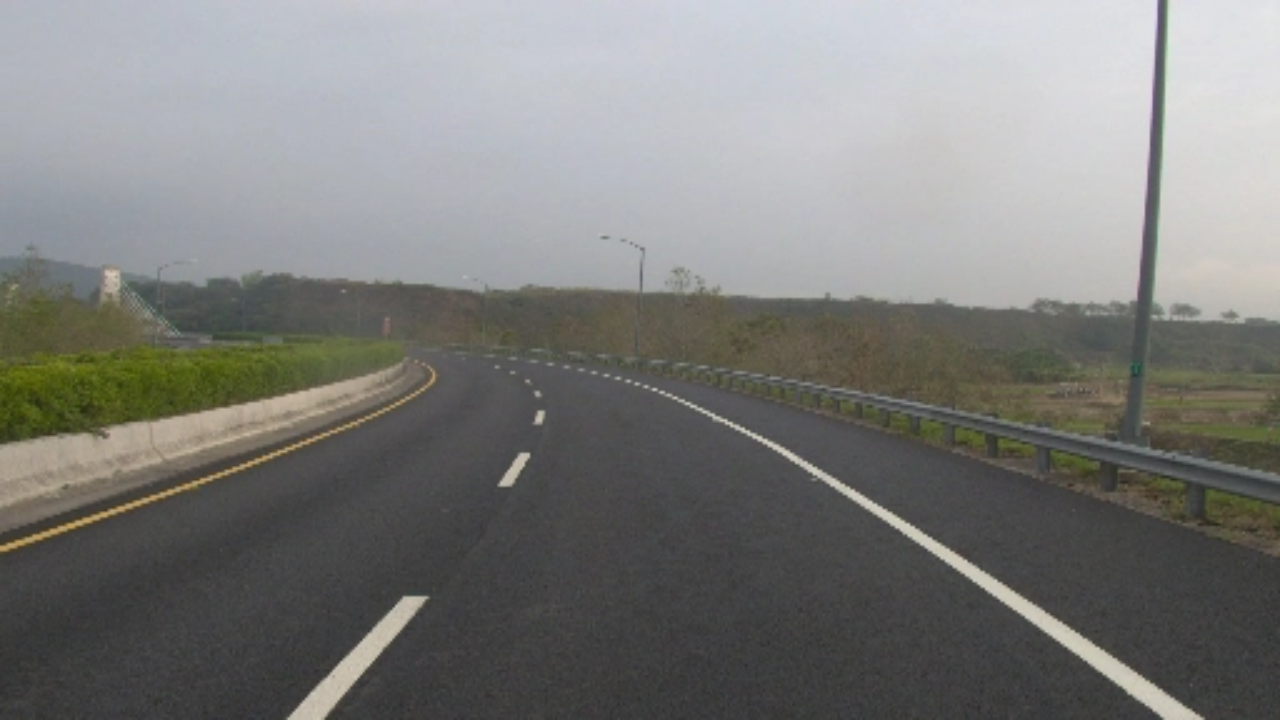
#> input picture test_images/15_171205073052_683_ob.png, 1280 x 720 px; its folder holds only this picture in this run
$ python line_utils.py   (older library calls are emulated)
#> lines starting #> are read from the running program, lines starting #| are printed output that depends on the picture; after the words box and inside, x2 and y2 are one past the last pixel; in counts of white or black regions, pixels touching at a corner belong together
### binarization_utils.py
import cv2
import numpy as np
import glob
import matplotlib.pyplot as plt


# selected threshold to highlight yellow lines
yellow_HSV_th_min = np.array([0, 70, 70])
yellow_HSV_th_max = np.array([50, 255, 255])


def thresh_frame_in_HSV(frame, min_values, max_values, verbose=False):
    """
    Threshold a color frame in HSV space
    """
    HSV = cv2.cvtColor(frame, cv2.COLOR_BGR2HSV)

    min_th_ok = np.all(HSV > min_values, axis=2)
    max_th_ok = np.all(HSV < max_values, axis=2)

    out = np.logical_and(min_th_ok, max_th_ok)

    if verbose:
        plt.imshow(out, cmap='gray')
        plt.show()

    return out


def thresh_frame_sobel(frame, kernel_size):
    """
    Apply Sobel edge detection to an input frame, then threshold the result
    """
    gray = cv2.cvtColor(frame, cv2.COLOR_BGR2GRAY)

    sobel_x = cv2.Sobel(gray, cv2.CV_64F, 1, 0, ksize=kernel_size)
    sobel_y = cv2.Sobel(gray, cv2.CV_64F, 0, 1, ksize=kernel_size)

    sobel_mag = np.sqrt(sobel_x ** 2 + sobel_y ** 2)
    sobel_mag = np.uint8(sobel_mag / np.max(sobel_mag) * 255)

    _, sobel_mag = cv2.threshold(sobel_mag, 50, 1, cv2.THRESH_BINARY)

    return sobel_mag.astype(bool)


def get_binary_from_equalized_grayscale(frame):
    """
    Apply histogram equalization to an input frame, threshold it and return the (binary) result.
    """
    gray = cv2.cvtColor(frame, cv2.COLOR_BGR2GRAY)

    eq_global = cv2.equalizeHist(gray)

    _, th = cv2.threshold(eq_global, thresh=250, maxval=255, type=cv2.THRESH_BINARY)

    return th


def binarize(img, verbose=False):
    """
    Convert an input frame to a binary image which highlight as most as possible the lane-lines.
    :param img: input color frame
    :param verbose: if True, show intermediate results
    :return: binarized frame
    """
    h, w = img.shape[:2]

    binary = np.zeros(shape=(h, w), dtype=np.uint8)

    # highlight yellow lines by threshold in HSV color space
    HSV_yellow_mask = thresh_frame_in_HSV(img, yellow_HSV_th_min, yellow_HSV_th_max, verbose=False)
    binary = np.logical_or(binary, HSV_yellow_mask)

    # highlight white lines by thresholding the equalized frame
    eq_white_mask = get_binary_from_equalized_grayscale(img)
    binary = np.logical_or(binary, eq_white_mask)

    # get Sobel binary mask (thresholded gradients)
    sobel_mask = thresh_frame_sobel(img, kernel_size=9)
    binary = np.logical_or(binary, sobel_mask)

    # apply a light morphology to "fill the gaps" in the binary image
    kernel = np.ones((5, 5), np.uint8)
    closing = cv2.morphologyEx(binary.astype(np.uint8), cv2.MORPH_CLOSE, kernel)

    if verbose:
        f, ax = plt.subplots(2, 3)
        f.set_facecolor('white')
        ax[0, 0].imshow(cv2.cvtColor(img, cv2.COLOR_BGR2RGB))
        ax[0, 0].set_title('input_frame')
        ax[0, 0].set_axis_off()
        ax[0, 0].set_axis_bgcolor('red')
        ax[0, 1].imshow(eq_white_mask, cmap='gray')
        ax[0, 1].set_title('white mask')
        ax[0, 1].set_axis_off()

        ax[0, 2].imshow(HSV_yellow_mask, cmap='gray')
        ax[0, 2].set_title('yellow mask')
        ax[0, 2].set_axis_off()

        ax[1, 0].imshow(sobel_mask, cmap='gray')
        ax[1, 0].set_title('sobel mask')
        ax[1, 0].set_axis_off()

        ax[1, 1].imshow(binary, cmap='gray')
        ax[1, 1].set_title('before closure')
        ax[1, 1].set_axis_off()

        ax[1, 2].imshow(closing, cmap='gray')
        ax[1, 2].set_title('after closure')
        ax[1, 2].set_axis_off()
        plt.show()

    return closing


# [6 lines that do not run on import are left out]

### perspective_utils.py
import numpy as np
import cv2
import glob
import matplotlib.pyplot as plt
from calibration_utils import calibrate_camera, undistort
from binarization_utils import binarize


def birdeye(img, verbose=False):
    """
    Apply perspective transform to input frame to get the bird's eye view.
    :param img: input color frame
    :param verbose: if True, show the transformation result
    :return: warped image, and both forward and backward transformation matrices
    """
    h, w = img.shape[:2]
    src = np.float32([[w, h-10],    # br
                      [0, h-10],    # bl
                      [450, 400],   # tl
                      [900, 400]])  # tr
    dst = np.float32([[w, h],       # br
                      [0, h],       # bl
                      [0, 0],       # tl
                      [w, 0]])      # tr

    M = cv2.getPerspectiveTransform(src, dst)
    Minv = cv2.getPerspectiveTransform(dst, src)

    warped = cv2.warpPerspective(img, M, (w, h), flags=cv2.INTER_LINEAR)

    if verbose:
        f, axarray = plt.subplots(1, 2)
        f.set_facecolor('white')
        axarray[0].set_title('Before perspective transform')
        axarray[0].imshow(img, cmap='gray')
        for point in src:
            x, y = point
            axarray[0].plot(x, y, '.')
        axarray[1].set_title('After perspective transform')
        axarray[1].imshow(warped, cmap='gray')
        for point in dst:
            x, y = point
            axarray[1].plot(x, y, '.')
        for axis in axarray:
            axis.set_axis_off()
        plt.show()

    return warped, M, Minv


# [14 lines that do not run on import are left out]

### calibration_utils.py
import cv2
import numpy as np
import glob
import matplotlib.pyplot as plt
import os.path as path
import pickle


def lazy_calibration(func):
    """
    Decorator for calibration function to avoid re-computing calibration every time.
    """
    calibration_cache = 'camera_cal/calibration_data.pickle'

    # [12 lines left out: function wrapper, not called in this run]

    return wrapper


# [67 lines left out: functions calibrate_camera, undistort, not called in this run]


# [10 lines that do not run on import are left out]

### line_utils.py
import numpy as np
import cv2
import glob
import collections
import matplotlib.pyplot as plt
from calibration_utils import calibrate_camera, undistort
from binarization_utils import binarize
from perspective_utils import birdeye
from globals import ym_per_pix, xm_per_pix


class Line:
    """
    Class to model a lane-line.
    """
    def __init__(self, buffer_len=10):

        # flag to mark if the line was detected the last iteration
        self.detected = False

        # polynomial coefficients fitted on the last iteration
        self.last_fit_pixel = None
        self.last_fit_meter = None

        # list of polynomial coefficients of the last N iterations
        self.recent_fits_pixel = collections.deque(maxlen=buffer_len)
        self.recent_fits_meter = collections.deque(maxlen=2 * buffer_len)

        self.radius_of_curvature = None

        # store all pixels coords (x, y) of line detected
        self.all_x = None
        self.all_y = None

    def update_line(self, new_fit_pixel, new_fit_meter, detected, clear_buffer=False):
        """
        Update Line with new fitted coefficients.
        :param new_fit_pixel: new polynomial coefficients (pixel)
        :param new_fit_meter: new polynomial coefficients (meter)
        :param detected: if the Line was detected or inferred
        :param clear_buffer: if True, reset state
        :return: None
        """
        self.detected = detected

        if clear_buffer:
            self.recent_fits_pixel = []
            self.recent_fits_meter = []

        self.last_fit_pixel = new_fit_pixel
        self.last_fit_meter = new_fit_meter

        self.recent_fits_pixel.append(self.last_fit_pixel)
        self.recent_fits_meter.append(self.last_fit_meter)

    # [39 lines left out: functions draw, average_fit, curvature, curvature_meter, not called in this run]


def get_fits_by_sliding_windows(birdeye_binary, line_lt, line_rt, n_windows=9, verbose=False):
    """
    Get polynomial coefficients for lane-lines detected in an binary image.
    :param birdeye_binary: input bird's eye view binary image
    :param line_lt: left lane-line previously detected
    :param line_rt: left lane-line previously detected
    :param n_windows: number of sliding windows used to search for the lines
    :param verbose: if True, display intermediate output
    :return: updated lane lines and output image
    """
    height, width = birdeye_binary.shape

    # Assuming you have created a warped binary image called "binary_warped"
    # Take a histogram of the bottom half of the image
    histogram = np.sum(birdeye_binary[height//2:-30, :], axis=0)

    # Create an output image to draw on and  visualize the result
    out_img = np.dstack((birdeye_binary, birdeye_binary, birdeye_binary)) * 255

    # Find the peak of the left and right halves of the histogram
    # These will be the starting point for the left and right lines
    midpoint = len(histogram) // 2
    leftx_base = np.argmax(histogram[:midpoint])
    rightx_base = np.argmax(histogram[midpoint:]) + midpoint

    # Set height of windows
    window_height = np.int(height / n_windows)

    # Identify the x and y positions of all nonzero pixels in the image
    nonzero = birdeye_binary.nonzero()
    nonzero_y = np.array(nonzero[0])
    nonzero_x = np.array(nonzero[1])

    # Current positions to be updated for each window
    leftx_current = leftx_base
    rightx_current = rightx_base

    #margin = 100  # width of the windows +/- margin
    margin = 100
    #minimargin = 50
    minpix = 70   # minimum number of pixels found to recenter window

    # Create empty lists to receive left and right lane pixel indices
    left_lane_inds = []
    right_lane_inds = []

    # Step through the windows one by one
    for window in range(n_windows):
        # Identify window boundaries in x and y (and right and left)
        win_y_low = height - (window + 1) * window_height
        win_y_high = height - window * window_height
        win_xleft_low = leftx_current - margin
        win_xleft_high = leftx_current + margin
        win_xright_low = rightx_current - margin
        win_xright_high = rightx_current + margin

        # Draw the windows on the visualization image
        cv2.rectangle(out_img, (win_xleft_low, win_y_low), (win_xleft_high, win_y_high), (0, 255, 0), 2)
        cv2.rectangle(out_img, (win_xright_low, win_y_low), (win_xright_high, win_y_high), (0, 255, 0), 2)

        # Identify the nonzero pixels in x and y within the window
        good_left_inds = ((nonzero_y >= win_y_low) & (nonzero_y < win_y_high) & (nonzero_x >= win_xleft_low)
                          & (nonzero_x < win_xleft_high)).nonzero()[0]
        good_right_inds = ((nonzero_y >= win_y_low) & (nonzero_y < win_y_high) & (nonzero_x >= win_xright_low)
                           & (nonzero_x < win_xright_high)).nonzero()[0]

        # Append these indices to the lists
        left_lane_inds.append(good_left_inds)
        right_lane_inds.append(good_right_inds)

        # If you found > minpix pixels, recenter next window on their mean position
        if len(good_left_inds) > minpix:
            leftx_current = np.int(np.mean(nonzero_x[good_left_inds]))
        if len(good_right_inds) > minpix:
            rightx_current = np.int(np.mean(nonzero_x[good_right_inds]))

    # Concatenate the arrays of indices
    left_lane_inds = np.concatenate(left_lane_inds)
    right_lane_inds = np.concatenate(right_lane_inds)

    # Extract left and right line pixel positions
    line_lt.all_x, line_lt.all_y = nonzero_x[left_lane_inds], nonzero_y[left_lane_inds]
    line_rt.all_x, line_rt.all_y = nonzero_x[right_lane_inds], nonzero_y[right_lane_inds]

    detected = True
    if not list(line_lt.all_x) or not list(line_lt.all_y):
        left_fit_pixel = line_lt.last_fit_pixel
        left_fit_meter = line_lt.last_fit_meter
        detected = False
    else:
        left_fit_pixel = np.polyfit(line_lt.all_y, line_lt.all_x, 2)
        left_fit_meter = np.polyfit(line_lt.all_y * ym_per_pix, line_lt.all_x * xm_per_pix, 2)

    if not list(line_rt.all_x) or not list(line_rt.all_y):
        right_fit_pixel = line_rt.last_fit_pixel
        right_fit_meter = line_rt.last_fit_meter
        detected = False
    else:
        right_fit_pixel = np.polyfit(line_rt.all_y, line_rt.all_x, 2)
        right_fit_meter = np.polyfit(line_rt.all_y * ym_per_pix, line_rt.all_x * xm_per_pix, 2)

    line_lt.update_line(left_fit_pixel, left_fit_meter, detected=detected)
    line_rt.update_line(right_fit_pixel, right_fit_meter, detected=detected)

    # Generate x and y values for plotting
    ploty = np.linspace(0, height - 1, height)
    left_fitx = left_fit_pixel[0] * ploty ** 2 + left_fit_pixel[1] * ploty + left_fit_pixel[2]
    right_fitx = right_fit_pixel[0] * ploty ** 2 + right_fit_pixel[1] * ploty + right_fit_pixel[2]

    out_img[nonzero_y[left_lane_inds], nonzero_x[left_lane_inds]] = [255, 0, 0]
    out_img[nonzero_y[right_lane_inds], nonzero_x[right_lane_inds]] = [0, 0, 255]

    if verbose:
        f, ax = plt.subplots(1, 2)
        f.set_facecolor('white')
        ax[0].imshow(birdeye_binary, cmap='gray')
        ax[1].imshow(out_img)
        ax[1].plot(left_fitx, ploty, color='yellow')
        ax[1].plot(right_fitx, ploty, color='yellow')
        ax[1].set_xlim(0, 1280)
        ax[1].set_ylim(720, 0)

        plt.show()

    return line_lt, line_rt, out_img


# [133 lines left out: functions get_fits_by_previous_fits, draw_back_onto_the_road, not called in this run]


if __name__ == '__main__':

    line_lt, line_rt = Line(buffer_len=10), Line(buffer_len=10)

    #ret, mtx, dist, rvecs, tvecs = calibrate_camera(calib_images_dir='camera_cal')

    # show result on test images
    for test_img in glob.glob('test_images/*'):

        img = cv2.imread(test_img)
#> img is the input picture: shape (720, 1280, 3); mean B, G, R 122.9, 125.3, 124.9
        img = cv2.resize(img, (1280, 720))
        #img_undistorted = undistort(img, mtx, dist, verbose=False)
        img_undistorted = img
        img_binary = binarize(img_undistorted, verbose=False)
#> in thresh_frame_in_HSV, `min_th_ok = np.all(HSV > min_values, axis=2)`:
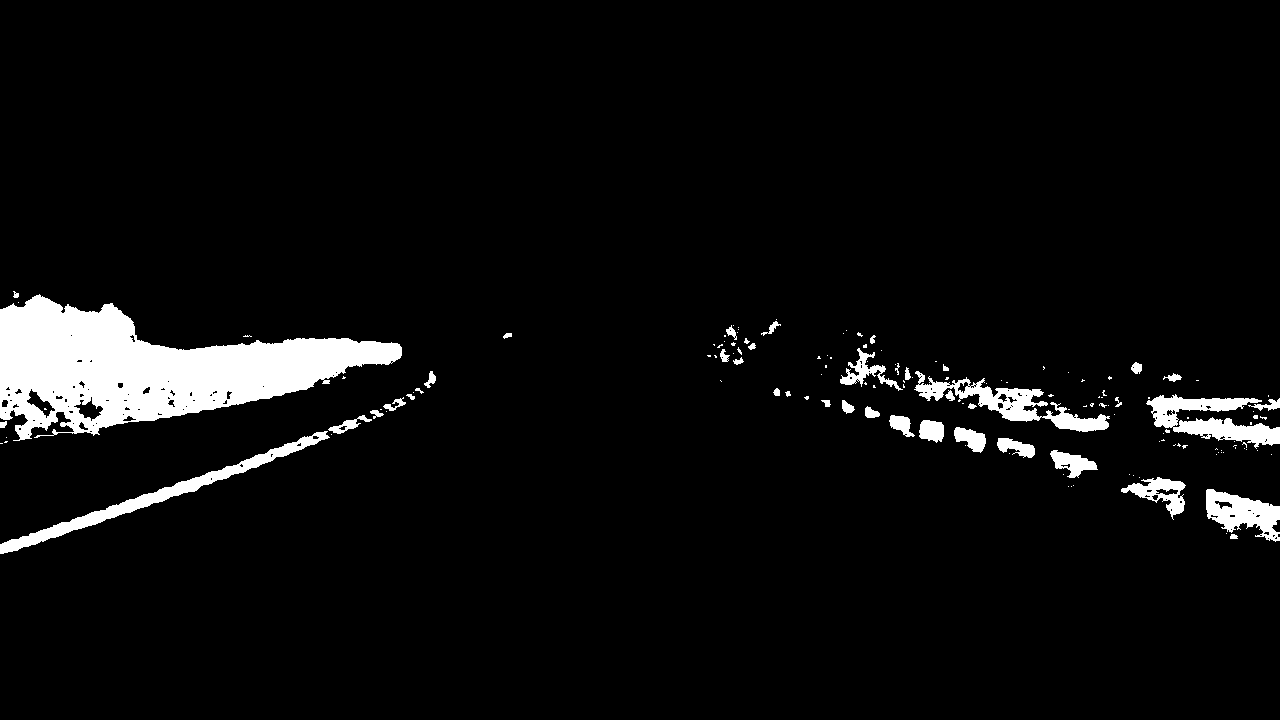
#> min_th_ok: shape (720, 1280) bool; 5.2% white; 146 white regions (103 under 20 px), largest, box (x1, y1, x2, y2) and area: (0, 294, 402, 441) 28849, (0, 431, 330, 554) 3758, (1146, 394, 1280, 449) 3256
#> in get_binary_from_equalized_grayscale, `eq_global = cv2.equalizeHist(gray)`:
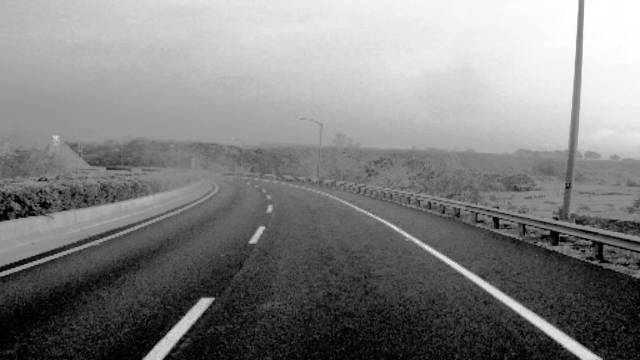
#> eq_global: shape (720, 1280) (shown at 1/2 size); min 0, max 255, mean 128.8
#> in thresh_frame_sobel, `sobel_y = cv2.Sobel(gray, cv2.CV_64F, 0, 1, ksize=kernel_size)`:
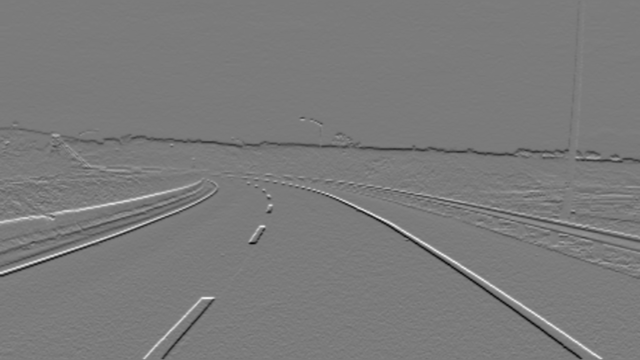
#> sobel_y: shape (720, 1280) float64 (shown at 1/2 size); min -904305, max 957574, mean -6353.8; drawn with min black and max white

        img_birdeye, M, Minv = birdeye(img_binary, verbose=False)
#> M = [[-2.06, -2.99, 2124.5], [3.55e-16, -4.79, 1915], [0, -0.00431, 1]]; Minv = [[0.352, -0.625, 450], [0, -0.209, 400], [0, -0.000901, 1]]

        line_lt, line_rt, img_out = get_fits_by_sliding_windows(img_birdeye, line_lt, line_rt, n_windows=7, verbose=True)
#> in get_fits_by_sliding_windows, `histogram = np.sum(birdeye_binary[height//2:-30, :], axis=0)`: histogram = 1280 values, max 115 at index 339, min 0 at index 0, mean 12.82
#> in get_fits_by_sliding_windows, `midpoint = len(histogram) // 2`: midpoint = 640
#> in get_fits_by_sliding_windows, `leftx_base = np.argmax(histogram[:midpoint])`: leftx_base = 339
#> in get_fits_by_sliding_windows, `rightx_base = np.argmax(histogram[midpoint:]) + midpoint`: rightx_base = 1054
#> in get_fits_by_sliding_windows, `nonzero = birdeye_binary.nonzero()`: nonzero = 64029 positions, rows 0 to 719, columns 266 to 1279
#> in get_fits_by_sliding_windows, `leftx_current = leftx_base`: leftx_current = 339
#> in get_fits_by_sliding_windows, `rightx_current = rightx_base`: rightx_current = 1054
#> the loop in get_fits_by_sliding_windows, `for window in range(n_windows):` made 7 passes
#> (win_xleft_low, win_xleft_high, win_xright_low, win_xright_high, leftx_current, rightx_current) on passes 1, 2, 4, 5, 6, 7: (239, 439, 954, 1154, 319, 1130), (219, 419, 1030, 1230, 327, 1087), (227, 427, 928, 1128, 334, 964), (234, 434, 864, 1064, 328, 897), (228, 428, 797, 997, 300, 825), (200, 400, 725, 925, 287, 744)
#> after the loop in get_fits_by_sliding_windows, `for window in range(n_windows):`:
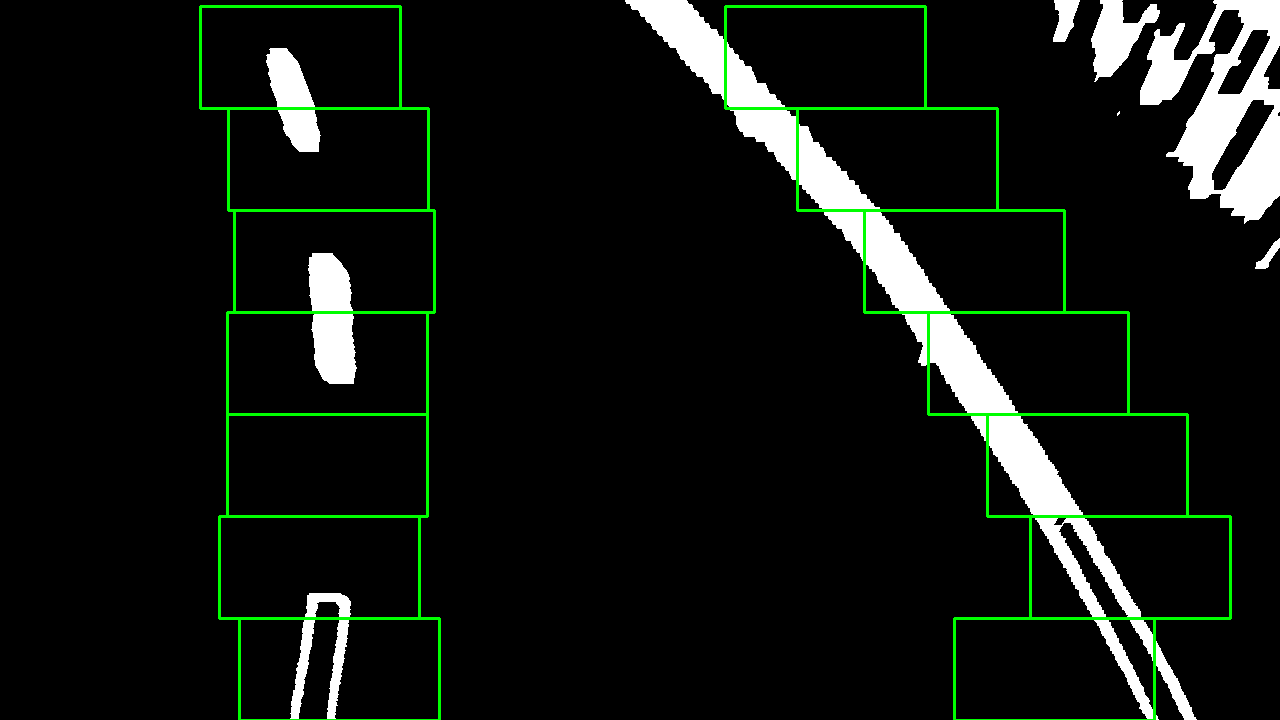
#> out_img: shape (720, 1280, 3); mean of channels 0, 1, 2 17.1, 22.3, 17.1; drawn as B, G, R
#> after the loop in get_fits_by_sliding_windows, `for window in range(n_windows):`: left_lane_inds = 7 items
#> in get_fits_by_sliding_windows, `left_lane_inds = np.concatenate(left_lane_inds)`: left_lane_inds = 11102 values, max 64003 at index 2027, min 8206 at index 9141, mean 39460.4
#> in get_fits_by_sliding_windows, `line_lt.all_x, line_lt.all_y = nonzero_x[left_lane_inds], nonzero_y[le..`: line_lt.all_x = 11102 values, max 356 at index 4993, min 266 at index 9280, mean 317.4; line_lt.all_y = 11102 values, max 719 at index 2009, min 48 at index 9141, mean 334.2
#> in get_fits_by_sliding_windows, `left_fit_pixel = np.polyfit(line_lt.all_y, line_lt.all_x, 2)`: left_fit_pixel = [-0.000378, 0.336, 263.5]
#> in get_fits_by_sliding_windows, `left_fit_meter = np.polyfit(line_lt.all_y * ym_per_pix, line_lt.all_x ..`: left_fit_meter = [-0.00115, 0.0426, 1.39]
#> in get_fits_by_sliding_windows, `right_fit_pixel = np.polyfit(line_rt.all_y, line_rt.all_x, 2)`: right_fit_pixel = [-0.000355, 0.933, 671.5]
#> in get_fits_by_sliding_windows, `right_fit_meter = np.polyfit(line_rt.all_y * ym_per_pix, line_rt.all_x..`: right_fit_meter = [-0.00108, 0.118, 3.55]
#> in update_line, `self.last_fit_pixel = new_fit_pixel`: self.last_fit_pixel = [-0.000378, 0.336, 263.5]
#> in update_line, `self.last_fit_meter = new_fit_meter`: self.last_fit_meter = [-0.00115, 0.0426, 1.39]
#> in get_fits_by_sliding_windows, `left_fitx = left_fit_pixel[0] * ploty ** 2 + left_fit_pixel[1] * ploty..`: left_fitx = 720 values, max 338.1 at index 444, min 263.5 at index 0, mean 319
#> in get_fits_by_sliding_windows, `right_fitx = right_fit_pixel[0] * ploty ** 2 + right_fit_pixel[1] * pl..`: right_fitx = 720 values from 671.5 to 1158.8
#> in get_fits_by_sliding_windows, `plt.show()`:
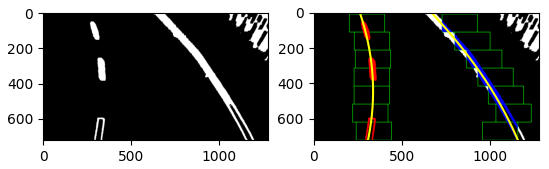
#> figure drawn by matplotlib, 2 panels
